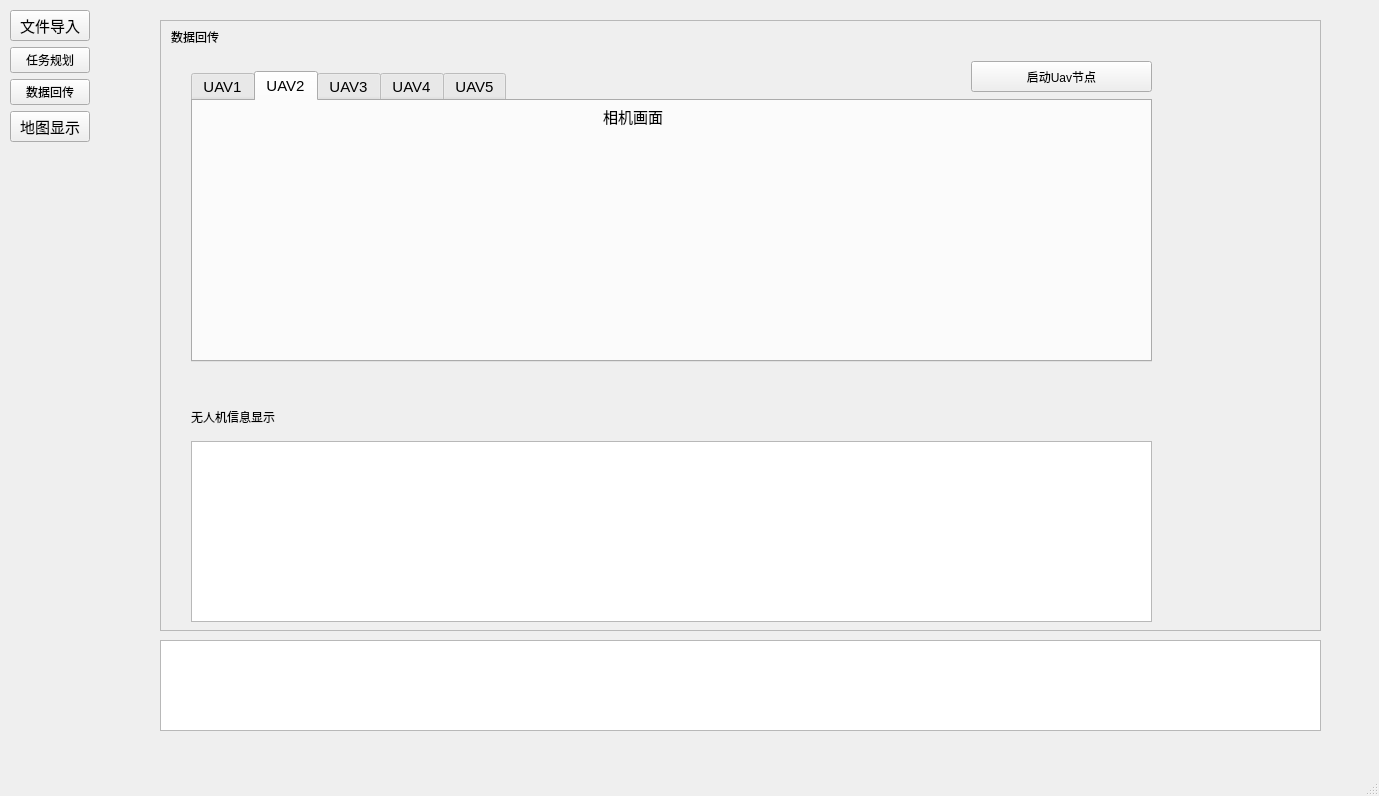
<?xml version="1.0" encoding="UTF-8"?>
<ui version="4.0">
 <class>MainWindow</class>
 <widget class="QMainWindow" name="MainWindow">
  <property name="geometry">
   <rect>
    <x>0</x>
    <y>0</y>
    <width>1379</width>
    <height>796</height>
   </rect>
  </property>
  <property name="sizePolicy">
   <sizepolicy hsizetype="Preferred" vsizetype="Preferred">
    <horstretch>0</horstretch>
    <verstretch>0</verstretch>
   </sizepolicy>
  </property>
  <property name="windowTitle">
   <string>MainWindow</string>
  </property>
  <widget class="QWidget" name="centralwidget">
   <property name="sizePolicy">
    <sizepolicy hsizetype="Fixed" vsizetype="Fixed">
     <horstretch>0</horstretch>
     <verstretch>0</verstretch>
    </sizepolicy>
   </property>
   <widget class="QStackedWidget" name="stackedWidget">
    <property name="geometry">
     <rect>
      <x>160</x>
      <y>20</y>
      <width>1161</width>
      <height>611</height>
     </rect>
    </property>
    <property name="sizePolicy">
     <sizepolicy hsizetype="Fixed" vsizetype="Fixed">
      <horstretch>0</horstretch>
      <verstretch>0</verstretch>
     </sizepolicy>
    </property>
    <property name="minimumSize">
     <size>
      <width>0</width>
      <height>0</height>
     </size>
    </property>
    <property name="sizeIncrement">
     <size>
      <width>0</width>
      <height>0</height>
     </size>
    </property>
    <property name="focusPolicy">
     <enum>Qt::NoFocus</enum>
    </property>
    <property name="frameShape">
     <enum>QFrame::StyledPanel</enum>
    </property>
    <property name="currentIndex">
     <number>1</number>
    </property>
    <widget class="QWidget" name="stackedWidgetPage1">
     <property name="sizePolicy">
      <sizepolicy hsizetype="Preferred" vsizetype="Preferred">
       <horstretch>0</horstretch>
       <verstretch>0</verstretch>
      </sizepolicy>
     </property>
     <widget class="QLabel" name="label_5">
      <property name="geometry">
       <rect>
        <x>10</x>
        <y>0</y>
        <width>171</width>
        <height>31</height>
       </rect>
      </property>
      <property name="text">
       <string>文件导入</string>
      </property>
     </widget>
     <widget class="QGroupBox" name="groupBox_11">
      <property name="geometry">
       <rect>
        <x>120</x>
        <y>380</y>
        <width>851</width>
        <height>211</height>
       </rect>
      </property>
      <property name="font">
       <font>
        <pointsize>15</pointsize>
       </font>
      </property>
      <property name="title">
       <string>导入场景约束</string>
      </property>
      <widget class="QLabel" name="label_6">
       <property name="geometry">
        <rect>
         <x>30</x>
         <y>120</y>
         <width>211</width>
         <height>23</height>
        </rect>
       </property>
       <property name="font">
        <font>
         <pointsize>11</pointsize>
        </font>
       </property>
       <property name="text">
        <string>&lt;html&gt;&lt;head/&gt;&lt;body&gt;&lt;p&gt;&lt;span style=&quot; text-decoration: underline;&quot;&gt;添加场景障碍物&lt;/span&gt;&lt;/p&gt;&lt;/body&gt;&lt;/html&gt;</string>
       </property>
      </widget>
      <widget class="QLineEdit" name="wayPointlineEdit">
       <property name="geometry">
        <rect>
         <x>30</x>
         <y>70</y>
         <width>561</width>
         <height>31</height>
        </rect>
       </property>
       <property name="sizePolicy">
        <sizepolicy hsizetype="Fixed" vsizetype="Fixed">
         <horstretch>0</horstretch>
         <verstretch>0</verstretch>
        </sizepolicy>
       </property>
       <property name="font">
        <font>
         <pointsize>11</pointsize>
        </font>
       </property>
      </widget>
      <widget class="QPushButton" name="obstaclesFileButton">
       <property name="geometry">
        <rect>
         <x>610</x>
         <y>150</y>
         <width>91</width>
         <height>31</height>
        </rect>
       </property>
       <property name="sizePolicy">
        <sizepolicy hsizetype="Fixed" vsizetype="Fixed">
         <horstretch>0</horstretch>
         <verstretch>0</verstretch>
        </sizepolicy>
       </property>
       <property name="font">
        <font>
         <pointsize>11</pointsize>
        </font>
       </property>
       <property name="text">
        <string>选择文件</string>
       </property>
      </widget>
      <widget class="QPushButton" name="wayPointFileButton">
       <property name="geometry">
        <rect>
         <x>610</x>
         <y>70</y>
         <width>91</width>
         <height>31</height>
        </rect>
       </property>
       <property name="sizePolicy">
        <sizepolicy hsizetype="Fixed" vsizetype="Fixed">
         <horstretch>0</horstretch>
         <verstretch>0</verstretch>
        </sizepolicy>
       </property>
       <property name="font">
        <font>
         <pointsize>11</pointsize>
        </font>
       </property>
       <property name="text">
        <string>选择文件</string>
       </property>
      </widget>
      <widget class="QLineEdit" name="obstacleslineEdit">
       <property name="geometry">
        <rect>
         <x>30</x>
         <y>150</y>
         <width>561</width>
         <height>31</height>
        </rect>
       </property>
       <property name="sizePolicy">
        <sizepolicy hsizetype="Fixed" vsizetype="Fixed">
         <horstretch>0</horstretch>
         <verstretch>0</verstretch>
        </sizepolicy>
       </property>
       <property name="font">
        <font>
         <pointsize>11</pointsize>
        </font>
       </property>
      </widget>
      <widget class="QLabel" name="label_36">
       <property name="geometry">
        <rect>
         <x>30</x>
         <y>40</y>
         <width>211</width>
         <height>23</height>
        </rect>
       </property>
       <property name="font">
        <font>
         <pointsize>11</pointsize>
        </font>
       </property>
       <property name="text">
        <string>&lt;html&gt;&lt;head/&gt;&lt;body&gt;&lt;p&gt;&lt;span style=&quot; text-decoration: underline;&quot;&gt;添加航线路径点&lt;/span&gt;&lt;/p&gt;&lt;/body&gt;&lt;/html&gt;</string>
       </property>
      </widget>
      <widget class="QPushButton" name="globalTaskFileButton_4">
       <property name="geometry">
        <rect>
         <x>720</x>
         <y>150</y>
         <width>101</width>
         <height>31</height>
        </rect>
       </property>
       <property name="sizePolicy">
        <sizepolicy hsizetype="Fixed" vsizetype="Fixed">
         <horstretch>0</horstretch>
         <verstretch>0</verstretch>
        </sizepolicy>
       </property>
       <property name="font">
        <font>
         <pointsize>11</pointsize>
        </font>
       </property>
       <property name="text">
        <string>导入</string>
       </property>
      </widget>
     </widget>
     <widget class="QGroupBox" name="groupBox_12">
      <property name="geometry">
       <rect>
        <x>120</x>
        <y>170</y>
        <width>851</width>
        <height>181</height>
       </rect>
      </property>
      <property name="font">
       <font>
        <pointsize>15</pointsize>
       </font>
      </property>
      <property name="title">
       <string>导入任务</string>
      </property>
      <widget class="QPushButton" name="globalTaskFileButton">
       <property name="geometry">
        <rect>
         <x>610</x>
         <y>70</y>
         <width>91</width>
         <height>31</height>
        </rect>
       </property>
       <property name="sizePolicy">
        <sizepolicy hsizetype="Fixed" vsizetype="Fixed">
         <horstretch>0</horstretch>
         <verstretch>0</verstretch>
        </sizepolicy>
       </property>
       <property name="font">
        <font>
         <pointsize>11</pointsize>
        </font>
       </property>
       <property name="text">
        <string>选择文件</string>
       </property>
      </widget>
      <widget class="QLabel" name="label_17">
       <property name="geometry">
        <rect>
         <x>31</x>
         <y>40</y>
         <width>181</width>
         <height>23</height>
        </rect>
       </property>
       <property name="font">
        <font>
         <pointsize>11</pointsize>
        </font>
       </property>
       <property name="text">
        <string>&lt;html&gt;&lt;head/&gt;&lt;body&gt;&lt;p&gt;&lt;span style=&quot; text-decoration: underline;&quot;&gt;添加巡检任务&lt;/span&gt;&lt;/p&gt;&lt;/body&gt;&lt;/html&gt;</string>
       </property>
      </widget>
      <widget class="QLineEdit" name="subTasklineEdit">
       <property name="geometry">
        <rect>
         <x>31</x>
         <y>140</y>
         <width>561</width>
         <height>31</height>
        </rect>
       </property>
       <property name="sizePolicy">
        <sizepolicy hsizetype="Fixed" vsizetype="Fixed">
         <horstretch>0</horstretch>
         <verstretch>0</verstretch>
        </sizepolicy>
       </property>
       <property name="font">
        <font>
         <pointsize>11</pointsize>
        </font>
       </property>
      </widget>
      <widget class="QLabel" name="label_18">
       <property name="geometry">
        <rect>
         <x>31</x>
         <y>110</y>
         <width>181</width>
         <height>23</height>
        </rect>
       </property>
       <property name="font">
        <font>
         <pointsize>11</pointsize>
        </font>
       </property>
       <property name="text">
        <string>&lt;html&gt;&lt;head/&gt;&lt;body&gt;&lt;p&gt;&lt;span style=&quot; text-decoration: underline;&quot;&gt;添加子任务&lt;/span&gt;&lt;/p&gt;&lt;/body&gt;&lt;/html&gt;</string>
       </property>
      </widget>
      <widget class="QLineEdit" name="globalTasklineEdit">
       <property name="geometry">
        <rect>
         <x>31</x>
         <y>70</y>
         <width>561</width>
         <height>31</height>
        </rect>
       </property>
       <property name="sizePolicy">
        <sizepolicy hsizetype="Fixed" vsizetype="Fixed">
         <horstretch>0</horstretch>
         <verstretch>0</verstretch>
        </sizepolicy>
       </property>
       <property name="font">
        <font>
         <pointsize>11</pointsize>
        </font>
       </property>
      </widget>
      <widget class="QPushButton" name="subTaskFileButton">
       <property name="geometry">
        <rect>
         <x>610</x>
         <y>140</y>
         <width>91</width>
         <height>31</height>
        </rect>
       </property>
       <property name="sizePolicy">
        <sizepolicy hsizetype="Fixed" vsizetype="Fixed">
         <horstretch>0</horstretch>
         <verstretch>0</verstretch>
        </sizepolicy>
       </property>
       <property name="font">
        <font>
         <pointsize>11</pointsize>
        </font>
       </property>
       <property name="text">
        <string>选择文件</string>
       </property>
      </widget>
      <widget class="QPushButton" name="globalTaskLoadingButton">
       <property name="geometry">
        <rect>
         <x>720</x>
         <y>140</y>
         <width>101</width>
         <height>31</height>
        </rect>
       </property>
       <property name="sizePolicy">
        <sizepolicy hsizetype="Fixed" vsizetype="Fixed">
         <horstretch>0</horstretch>
         <verstretch>0</verstretch>
        </sizepolicy>
       </property>
       <property name="font">
        <font>
         <pointsize>11</pointsize>
        </font>
       </property>
       <property name="text">
        <string>导入</string>
       </property>
      </widget>
     </widget>
     <widget class="QGroupBox" name="groupBox_13">
      <property name="geometry">
       <rect>
        <x>120</x>
        <y>30</y>
        <width>851</width>
        <height>121</height>
       </rect>
      </property>
      <property name="font">
       <font>
        <pointsize>15</pointsize>
       </font>
      </property>
      <property name="title">
       <string>导入仿真环境</string>
      </property>
      <widget class="QPushButton" name="envStartButton">
       <property name="geometry">
        <rect>
         <x>690</x>
         <y>70</y>
         <width>141</width>
         <height>31</height>
        </rect>
       </property>
       <property name="sizePolicy">
        <sizepolicy hsizetype="Fixed" vsizetype="Fixed">
         <horstretch>0</horstretch>
         <verstretch>0</verstretch>
        </sizepolicy>
       </property>
       <property name="font">
        <font>
         <pointsize>11</pointsize>
        </font>
       </property>
       <property name="text">
        <string>启动Gazebo</string>
       </property>
      </widget>
      <widget class="QLineEdit" name="envlineEdit">
       <property name="geometry">
        <rect>
         <x>30</x>
         <y>70</y>
         <width>531</width>
         <height>31</height>
        </rect>
       </property>
       <property name="sizePolicy">
        <sizepolicy hsizetype="Fixed" vsizetype="Fixed">
         <horstretch>0</horstretch>
         <verstretch>0</verstretch>
        </sizepolicy>
       </property>
       <property name="font">
        <font>
         <pointsize>11</pointsize>
        </font>
       </property>
      </widget>
      <widget class="QLabel" name="label_2">
       <property name="geometry">
        <rect>
         <x>30</x>
         <y>40</y>
         <width>161</width>
         <height>23</height>
        </rect>
       </property>
       <property name="font">
        <font>
         <pointsize>11</pointsize>
        </font>
       </property>
       <property name="text">
        <string>&lt;html&gt;&lt;head/&gt;&lt;body&gt;&lt;p&gt;&lt;span style=&quot; text-decoration: underline;&quot;&gt;添加仿真环境配置&lt;/span&gt;&lt;/p&gt;&lt;/body&gt;&lt;/html&gt;</string>
       </property>
      </widget>
      <widget class="QPushButton" name="envFileButton">
       <property name="geometry">
        <rect>
         <x>580</x>
         <y>70</y>
         <width>91</width>
         <height>31</height>
        </rect>
       </property>
       <property name="sizePolicy">
        <sizepolicy hsizetype="Fixed" vsizetype="Fixed">
         <horstretch>0</horstretch>
         <verstretch>0</verstretch>
        </sizepolicy>
       </property>
       <property name="font">
        <font>
         <pointsize>11</pointsize>
        </font>
       </property>
       <property name="text">
        <string>选择文件</string>
       </property>
      </widget>
     </widget>
    </widget>
    <widget class="QWidget" name="stackedWidgetPage2">
     <property name="sizePolicy">
      <sizepolicy hsizetype="Preferred" vsizetype="Preferred">
       <horstretch>0</horstretch>
       <verstretch>0</verstretch>
      </sizepolicy>
     </property>
     <widget class="QLabel" name="label_3">
      <property name="geometry">
       <rect>
        <x>10</x>
        <y>0</y>
        <width>171</width>
        <height>31</height>
       </rect>
      </property>
      <property name="sizePolicy">
       <sizepolicy hsizetype="Fixed" vsizetype="Fixed">
        <horstretch>0</horstretch>
        <verstretch>0</verstretch>
       </sizepolicy>
      </property>
      <property name="text">
       <string>数据回传</string>
      </property>
     </widget>
     <widget class="QTableWidget" name="uavStateTableWidget">
      <property name="geometry">
       <rect>
        <x>30</x>
        <y>420</y>
        <width>961</width>
        <height>181</height>
       </rect>
      </property>
      <property name="sizePolicy">
       <sizepolicy hsizetype="Fixed" vsizetype="Fixed">
        <horstretch>0</horstretch>
        <verstretch>0</verstretch>
       </sizepolicy>
      </property>
      <property name="frameShape">
       <enum>QFrame::StyledPanel</enum>
      </property>
      <property name="frameShadow">
       <enum>QFrame::Sunken</enum>
      </property>
      <property name="lineWidth">
       <number>1</number>
      </property>
      <property name="midLineWidth">
       <number>0</number>
      </property>
     </widget>
     <widget class="QLabel" name="label_7">
      <property name="geometry">
       <rect>
        <x>30</x>
        <y>380</y>
        <width>121</width>
        <height>31</height>
       </rect>
      </property>
      <property name="sizePolicy">
       <sizepolicy hsizetype="Fixed" vsizetype="Fixed">
        <horstretch>0</horstretch>
        <verstretch>0</verstretch>
       </sizepolicy>
      </property>
      <property name="text">
       <string>无人机信息显示</string>
      </property>
     </widget>
     <widget class="QTabWidget" name="tabWidget">
      <property name="geometry">
       <rect>
        <x>30</x>
        <y>50</y>
        <width>961</width>
        <height>291</height>
       </rect>
      </property>
      <property name="sizePolicy">
       <sizepolicy hsizetype="Fixed" vsizetype="Fixed">
        <horstretch>0</horstretch>
        <verstretch>0</verstretch>
       </sizepolicy>
      </property>
      <property name="font">
       <font>
        <pointsize>11</pointsize>
       </font>
      </property>
      <property name="tabPosition">
       <enum>QTabWidget::North</enum>
      </property>
      <property name="tabShape">
       <enum>QTabWidget::Rounded</enum>
      </property>
      <property name="currentIndex">
       <number>1</number>
      </property>
      <property name="iconSize">
       <size>
        <width>10</width>
        <height>10</height>
       </size>
      </property>
      <property name="elideMode">
       <enum>Qt::ElideNone</enum>
      </property>
      <property name="usesScrollButtons">
       <bool>true</bool>
      </property>
      <widget class="QWidget" name="page1">
       <attribute name="title">
        <string>UAV1</string>
       </attribute>
       <widget class="QLabel" name="label_4">
        <property name="geometry">
         <rect>
          <x>420</x>
          <y>10</y>
          <width>71</width>
          <height>31</height>
         </rect>
        </property>
        <property name="text">
         <string>相机画面</string>
        </property>
       </widget>
       <widget class="QWidget" name="widget" native="true">
        <property name="geometry">
         <rect>
          <x>220</x>
          <y>40</y>
          <width>481</width>
          <height>201</height>
         </rect>
        </property>
        <widget class="QLabel" name="image_label1">
         <property name="geometry">
          <rect>
           <x>0</x>
           <y>0</y>
           <width>481</width>
           <height>201</height>
          </rect>
         </property>
         <property name="text">
          <string/>
         </property>
        </widget>
       </widget>
      </widget>
      <widget class="QWidget" name="tab_2">
       <attribute name="title">
        <string>UAV2</string>
       </attribute>
       <widget class="QWidget" name="widget_2" native="true">
        <property name="geometry">
         <rect>
          <x>220</x>
          <y>40</y>
          <width>481</width>
          <height>201</height>
         </rect>
        </property>
        <widget class="QLabel" name="image_label2">
         <property name="geometry">
          <rect>
           <x>0</x>
           <y>0</y>
           <width>481</width>
           <height>191</height>
          </rect>
         </property>
         <property name="text">
          <string/>
         </property>
        </widget>
       </widget>
       <widget class="QLabel" name="label_8">
        <property name="geometry">
         <rect>
          <x>410</x>
          <y>0</y>
          <width>71</width>
          <height>31</height>
         </rect>
        </property>
        <property name="text">
         <string>相机画面</string>
        </property>
       </widget>
      </widget>
      <widget class="QWidget" name="tab_3">
       <attribute name="title">
        <string>UAV3</string>
       </attribute>
       <widget class="QWidget" name="widget_3" native="true">
        <property name="geometry">
         <rect>
          <x>220</x>
          <y>40</y>
          <width>481</width>
          <height>201</height>
         </rect>
        </property>
        <widget class="QLabel" name="image_label3">
         <property name="geometry">
          <rect>
           <x>10</x>
           <y>0</y>
           <width>471</width>
           <height>201</height>
          </rect>
         </property>
         <property name="text">
          <string/>
         </property>
        </widget>
       </widget>
       <widget class="QLabel" name="label_9">
        <property name="geometry">
         <rect>
          <x>430</x>
          <y>0</y>
          <width>71</width>
          <height>31</height>
         </rect>
        </property>
        <property name="text">
         <string>相机画面</string>
        </property>
       </widget>
      </widget>
      <widget class="QWidget" name="tab_4">
       <attribute name="title">
        <string>UAV4</string>
       </attribute>
       <widget class="QWidget" name="widget_4" native="true">
        <property name="geometry">
         <rect>
          <x>220</x>
          <y>40</y>
          <width>481</width>
          <height>201</height>
         </rect>
        </property>
        <widget class="QLabel" name="image_label4">
         <property name="geometry">
          <rect>
           <x>10</x>
           <y>10</y>
           <width>471</width>
           <height>191</height>
          </rect>
         </property>
         <property name="text">
          <string/>
         </property>
        </widget>
       </widget>
       <widget class="QLabel" name="label_10">
        <property name="geometry">
         <rect>
          <x>410</x>
          <y>10</y>
          <width>71</width>
          <height>31</height>
         </rect>
        </property>
        <property name="text">
         <string>相机画面</string>
        </property>
       </widget>
      </widget>
      <widget class="QWidget" name="tab_5">
       <attribute name="title">
        <string>UAV5</string>
       </attribute>
       <widget class="QWidget" name="widget_5" native="true">
        <property name="geometry">
         <rect>
          <x>200</x>
          <y>40</y>
          <width>481</width>
          <height>201</height>
         </rect>
        </property>
        <property name="sizePolicy">
         <sizepolicy hsizetype="Fixed" vsizetype="Fixed">
          <horstretch>0</horstretch>
          <verstretch>0</verstretch>
         </sizepolicy>
        </property>
        <widget class="QLabel" name="image_label5">
         <property name="geometry">
          <rect>
           <x>0</x>
           <y>0</y>
           <width>471</width>
           <height>191</height>
          </rect>
         </property>
         <property name="text">
          <string/>
         </property>
        </widget>
       </widget>
       <widget class="QLabel" name="label_11">
        <property name="geometry">
         <rect>
          <x>410</x>
          <y>10</y>
          <width>71</width>
          <height>31</height>
         </rect>
        </property>
        <property name="sizePolicy">
         <sizepolicy hsizetype="Fixed" vsizetype="Fixed">
          <horstretch>0</horstretch>
          <verstretch>0</verstretch>
         </sizepolicy>
        </property>
        <property name="text">
         <string>相机画面</string>
        </property>
       </widget>
      </widget>
     </widget>
     <widget class="QPushButton" name="startUavsButton">
      <property name="geometry">
       <rect>
        <x>810</x>
        <y>40</y>
        <width>181</width>
        <height>31</height>
       </rect>
      </property>
      <property name="text">
       <string>启动Uav节点</string>
      </property>
     </widget>
    </widget>
    <widget class="QWidget" name="stackedWidgetPage3">
     <property name="sizePolicy">
      <sizepolicy hsizetype="Preferred" vsizetype="Preferred">
       <horstretch>0</horstretch>
       <verstretch>0</verstretch>
      </sizepolicy>
     </property>
     <widget class="QLabel" name="label">
      <property name="geometry">
       <rect>
        <x>0</x>
        <y>0</y>
        <width>141</width>
        <height>31</height>
       </rect>
      </property>
      <property name="sizePolicy">
       <sizepolicy hsizetype="Fixed" vsizetype="Fixed">
        <horstretch>0</horstretch>
        <verstretch>0</verstretch>
       </sizepolicy>
      </property>
      <property name="text">
       <string>任务规划</string>
      </property>
     </widget>
     <widget class="QLabel" name="label_13">
      <property name="geometry">
       <rect>
        <x>40</x>
        <y>30</y>
        <width>101</width>
        <height>41</height>
       </rect>
      </property>
      <property name="sizePolicy">
       <sizepolicy hsizetype="Fixed" vsizetype="Fixed">
        <horstretch>0</horstretch>
        <verstretch>0</verstretch>
       </sizepolicy>
      </property>
      <property name="text">
       <string>任务信息</string>
      </property>
     </widget>
     <widget class="QTableWidget" name="taskInfotableWidget">
      <property name="geometry">
       <rect>
        <x>40</x>
        <y>70</y>
        <width>1041</width>
        <height>201</height>
       </rect>
      </property>
      <property name="sizePolicy">
       <sizepolicy hsizetype="Fixed" vsizetype="Fixed">
        <horstretch>0</horstretch>
        <verstretch>0</verstretch>
       </sizepolicy>
      </property>
     </widget>
     <widget class="QLabel" name="label_14">
      <property name="geometry">
       <rect>
        <x>550</x>
        <y>310</y>
        <width>271</width>
        <height>31</height>
       </rect>
      </property>
      <property name="sizePolicy">
       <sizepolicy hsizetype="Fixed" vsizetype="Fixed">
        <horstretch>0</horstretch>
        <verstretch>0</verstretch>
       </sizepolicy>
      </property>
      <property name="text">
       <string>无人机与任务的对应分配时间窗图</string>
      </property>
     </widget>
     <widget class="QPushButton" name="viewpointPlanButton">
      <property name="geometry">
       <rect>
        <x>40</x>
        <y>310</y>
        <width>181</width>
        <height>31</height>
       </rect>
      </property>
      <property name="sizePolicy">
       <sizepolicy hsizetype="Fixed" vsizetype="Fixed">
        <horstretch>0</horstretch>
        <verstretch>0</verstretch>
       </sizepolicy>
      </property>
      <property name="text">
       <string>巡检路径规划</string>
      </property>
     </widget>
     <widget class="QComboBox" name="chooseTaskBox">
      <property name="geometry">
       <rect>
        <x>350</x>
        <y>310</y>
        <width>181</width>
        <height>31</height>
       </rect>
      </property>
      <property name="sizePolicy">
       <sizepolicy hsizetype="Fixed" vsizetype="Fixed">
        <horstretch>0</horstretch>
        <verstretch>0</verstretch>
       </sizepolicy>
      </property>
      <property name="font">
       <font>
        <weight>50</weight>
        <italic>false</italic>
        <bold>false</bold>
       </font>
      </property>
      <property name="focusPolicy">
       <enum>Qt::StrongFocus</enum>
      </property>
      <property name="contextMenuPolicy">
       <enum>Qt::DefaultContextMenu</enum>
      </property>
      <property name="layoutDirection">
       <enum>Qt::LeftToRight</enum>
      </property>
      <property name="autoFillBackground">
       <bool>false</bool>
      </property>
      <property name="styleSheet">
       <string notr="true"/>
      </property>
      <item>
       <property name="text">
        <string>选择任务</string>
       </property>
      </item>
     </widget>
     <widget class="QWidget" name="QWebWidget" native="true">
      <property name="geometry">
       <rect>
        <x>40</x>
        <y>360</y>
        <width>491</width>
        <height>241</height>
       </rect>
      </property>
      <property name="sizePolicy">
       <sizepolicy hsizetype="Fixed" vsizetype="Fixed">
        <horstretch>0</horstretch>
        <verstretch>0</verstretch>
       </sizepolicy>
      </property>
      <property name="minimumSize">
       <size>
        <width>50</width>
        <height>50</height>
       </size>
      </property>
     </widget>
     <widget class="QPushButton" name="startTaskPlanButton">
      <property name="geometry">
       <rect>
        <x>900</x>
        <y>280</y>
        <width>181</width>
        <height>31</height>
       </rect>
      </property>
      <property name="text">
       <string>任务分配</string>
      </property>
     </widget>
     <widget class="QLabel" name="taskTw_label">
      <property name="geometry">
       <rect>
        <x>550</x>
        <y>360</y>
        <width>521</width>
        <height>201</height>
       </rect>
      </property>
      <property name="text">
       <string/>
      </property>
     </widget>
     <widget class="QPushButton" name="startTaskExecuteButton">
      <property name="geometry">
       <rect>
        <x>900</x>
        <y>570</y>
        <width>181</width>
        <height>31</height>
       </rect>
      </property>
      <property name="text">
       <string>开始执行</string>
      </property>
     </widget>
    </widget>
    <widget class="QWidget" name="stackedWidgetPage4">
     <property name="sizePolicy">
      <sizepolicy hsizetype="Preferred" vsizetype="Preferred">
       <horstretch>0</horstretch>
       <verstretch>0</verstretch>
      </sizepolicy>
     </property>
     <widget class="QWidget" name="widget_6" native="true">
      <property name="geometry">
       <rect>
        <x>90</x>
        <y>40</y>
        <width>1021</width>
        <height>571</height>
       </rect>
      </property>
      <property name="sizePolicy">
       <sizepolicy hsizetype="Fixed" vsizetype="Fixed">
        <horstretch>0</horstretch>
        <verstretch>0</verstretch>
       </sizepolicy>
      </property>
      <widget class="QChartView" name="chartView">
       <property name="geometry">
        <rect>
         <x>-5</x>
         <y>1</y>
         <width>1031</width>
         <height>561</height>
        </rect>
       </property>
      </widget>
     </widget>
     <widget class="QLabel" name="label_15">
      <property name="geometry">
       <rect>
        <x>90</x>
        <y>10</y>
        <width>91</width>
        <height>31</height>
       </rect>
      </property>
      <property name="text">
       <string>电子地图</string>
      </property>
     </widget>
     <widget class="QLabel" name="label_12">
      <property name="geometry">
       <rect>
        <x>0</x>
        <y>0</y>
        <width>141</width>
        <height>31</height>
       </rect>
      </property>
      <property name="sizePolicy">
       <sizepolicy hsizetype="Fixed" vsizetype="Fixed">
        <horstretch>0</horstretch>
        <verstretch>0</verstretch>
       </sizepolicy>
      </property>
      <property name="text">
       <string>地图显示</string>
      </property>
     </widget>
    </widget>
   </widget>
   <widget class="QWidget" name="verticalLayoutWidget">
    <property name="geometry">
     <rect>
      <x>0</x>
      <y>0</y>
      <width>141</width>
      <height>731</height>
     </rect>
    </property>
    <layout class="QVBoxLayout" name="QLeftWidget">
     <property name="spacing">
      <number>6</number>
     </property>
     <property name="sizeConstraint">
      <enum>QLayout::SetFixedSize</enum>
     </property>
     <property name="leftMargin">
      <number>10</number>
     </property>
     <property name="topMargin">
      <number>10</number>
     </property>
     <property name="rightMargin">
      <number>10</number>
     </property>
     <property name="bottomMargin">
      <number>10</number>
     </property>
     <item>
      <widget class="QPushButton" name="btnTaskLoad">
       <property name="sizePolicy">
        <sizepolicy hsizetype="Preferred" vsizetype="Preferred">
         <horstretch>0</horstretch>
         <verstretch>0</verstretch>
        </sizepolicy>
       </property>
       <property name="baseSize">
        <size>
         <width>0</width>
         <height>0</height>
        </size>
       </property>
       <property name="font">
        <font>
         <pointsize>11</pointsize>
         <weight>50</weight>
         <italic>false</italic>
         <bold>false</bold>
         <underline>false</underline>
         <strikeout>false</strikeout>
         <kerning>true</kerning>
        </font>
       </property>
       <property name="mouseTracking">
        <bool>false</bool>
       </property>
       <property name="focusPolicy">
        <enum>Qt::WheelFocus</enum>
       </property>
       <property name="layoutDirection">
        <enum>Qt::LeftToRight</enum>
       </property>
       <property name="autoFillBackground">
        <bool>false</bool>
       </property>
       <property name="styleSheet">
        <string notr="true"/>
       </property>
       <property name="text">
        <string>文件导入</string>
       </property>
       <property name="icon">
        <iconset resource="Resources.qrc">
         <normaloff>:/resource/image/task.png</normaloff>:/resource/image/task.png</iconset>
       </property>
       <property name="iconSize">
        <size>
         <width>30</width>
         <height>40</height>
        </size>
       </property>
      </widget>
     </item>
     <item>
      <widget class="QPushButton" name="btnTaskPlan">
       <property name="sizePolicy">
        <sizepolicy hsizetype="Expanding" vsizetype="Preferred">
         <horstretch>0</horstretch>
         <verstretch>0</verstretch>
        </sizepolicy>
       </property>
       <property name="styleSheet">
        <string notr="true"> 
QToolButton{
              border-top: 3px outset transparent;
              border-bottom: 7px outset transparent;
              border-right: 3px outset transparent;
              border-left: 20px outset transparent;

              background-color: rgb(228, 228, 228);
        }

        /* 鼠标悬停 */
        QToolButton:hover{
              background-color: rgb(205, 205, 205);
        }

        /* 点击和按下 */
        QToolButton:pressed,QToolButton:checked{
              border-left: 18px outset rgb(93, 95, 97);
              background-color: rgb(246, 246, 246);
        }

        QPushButton:default {
          border-color: navy; /* make the default button prominent */
        }</string>
       </property>
       <property name="text">
        <string>任务规划</string>
       </property>
       <property name="icon">
        <iconset resource="Resources.qrc">
         <normaloff>:/resource/image/plan.png</normaloff>:/resource/image/plan.png</iconset>
       </property>
       <property name="iconSize">
        <size>
         <width>30</width>
         <height>40</height>
        </size>
       </property>
      </widget>
     </item>
     <item>
      <widget class="QPushButton" name="btnUavMonitor">
       <property name="enabled">
        <bool>true</bool>
       </property>
       <property name="sizePolicy">
        <sizepolicy hsizetype="Preferred" vsizetype="Preferred">
         <horstretch>0</horstretch>
         <verstretch>0</verstretch>
        </sizepolicy>
       </property>
       <property name="mouseTracking">
        <bool>false</bool>
       </property>
       <property name="tabletTracking">
        <bool>false</bool>
       </property>
       <property name="contextMenuPolicy">
        <enum>Qt::PreventContextMenu</enum>
       </property>
       <property name="layoutDirection">
        <enum>Qt::LeftToRight</enum>
       </property>
       <property name="styleSheet">
        <string notr="true">  QToolButton{
              border-top: 3px outset transparent;
              border-bottom: 7px outset transparent;
              border-right: 3px outset transparent;
              border-left: 20px outset transparent;

              background-color: rgb(228, 228, 228);
        }

        /* 鼠标悬停 */
        QToolButton:hover{
              background-color: rgb(205, 205, 205);
        }

        /* 点击和按下 */
        QToolButton:pressed,QToolButton:checked{
              border-left: 18px outset rgb(93, 95, 97);
              background-color: rgb(246, 246, 246);
        }

        QPushButton:default {
          border-color: navy; /* make the default button prominent */
        }</string>
       </property>
       <property name="text">
        <string>数据回传</string>
       </property>
       <property name="icon">
        <iconset resource="Resources.qrc">
         <normaloff>:/resource/image/uav.png</normaloff>:/resource/image/uav.png</iconset>
       </property>
       <property name="iconSize">
        <size>
         <width>30</width>
         <height>40</height>
        </size>
       </property>
       <property name="checkable">
        <bool>false</bool>
       </property>
       <property name="autoRepeat">
        <bool>false</bool>
       </property>
       <property name="autoExclusive">
        <bool>false</bool>
       </property>
      </widget>
     </item>
     <item>
      <widget class="QPushButton" name="btnMapShow">
       <property name="sizePolicy">
        <sizepolicy hsizetype="Preferred" vsizetype="Preferred">
         <horstretch>0</horstretch>
         <verstretch>0</verstretch>
        </sizepolicy>
       </property>
       <property name="font">
        <font>
         <pointsize>11</pointsize>
        </font>
       </property>
       <property name="text">
        <string>地图显示</string>
       </property>
       <property name="icon">
        <iconset resource="Resources.qrc">
         <normaloff>:/resource/image/map1.png</normaloff>:/resource/image/map1.png</iconset>
       </property>
       <property name="iconSize">
        <size>
         <width>30</width>
         <height>40</height>
        </size>
       </property>
       <property name="autoRepeat">
        <bool>false</bool>
       </property>
       <property name="autoExclusive">
        <bool>false</bool>
       </property>
      </widget>
     </item>
     <item>
      <spacer name="horizontalSpacer">
       <property name="orientation">
        <enum>Qt::Horizontal</enum>
       </property>
       <property name="sizeHint" stdset="0">
        <size>
         <width>40</width>
         <height>20</height>
        </size>
       </property>
      </spacer>
     </item>
     <item>
      <spacer name="verticalSpacer">
       <property name="orientation">
        <enum>Qt::Vertical</enum>
       </property>
       <property name="sizeHint" stdset="0">
        <size>
         <width>20</width>
         <height>40</height>
        </size>
       </property>
      </spacer>
     </item>
    </layout>
   </widget>
   <widget class="QTextEdit" name="messageEdit">
    <property name="geometry">
     <rect>
      <x>160</x>
      <y>640</y>
      <width>1161</width>
      <height>91</height>
     </rect>
    </property>
   </widget>
  </widget>
  <widget class="QMenuBar" name="menubar">
   <property name="geometry">
    <rect>
     <x>0</x>
     <y>0</y>
     <width>1379</width>
     <height>28</height>
    </rect>
   </property>
  </widget>
  <widget class="QStatusBar" name="statusbar"/>
 </widget>
 <customwidgets>
  <customwidget>
   <class>QChartView</class>
   <extends>QGraphicsView</extends>
   <header>qchartview.h</header>
  </customwidget>
 </customwidgets>
 <resources>
  <include location="Resources.qrc"/>
 </resources>
 <connections/>
</ui>
